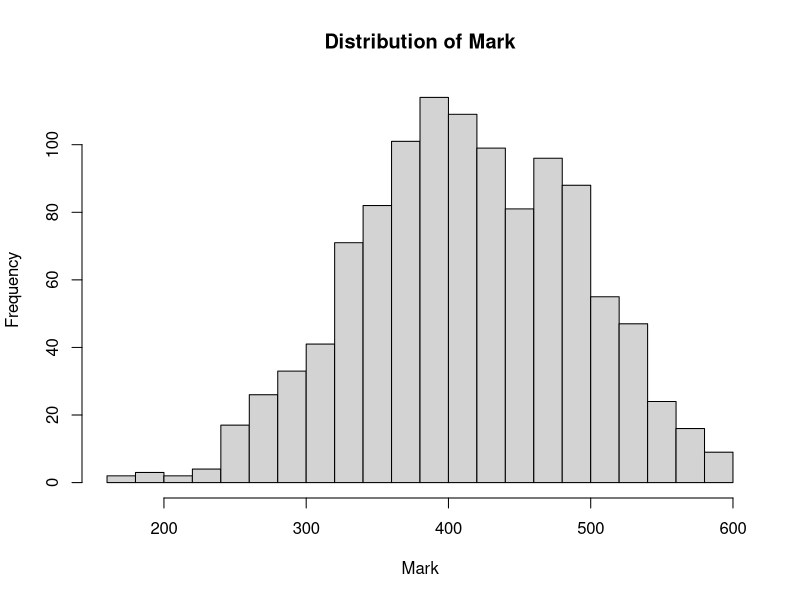

This figure's R source:
## ---- chunk 1
df <- read.csv("students_mark.csv", stringsAsFactors = FALSE)
head(df)
## ---- chunk 2
hist(df$Mark, breaks = seq(160, 600, 20),
     xlim = c(160,600), main = "Distribution of Mark", xlab = "Mark")
## ---- chunk 3
xbar <- mean(df$Mark)
sample_variance <- var(df$Mark)
sample_sd <- sd(df$Mark)
n <- nrow(df)
## ---- chunk 4
se <- sample_sd/sqrt(n)
se
## ---- chunk 5
zlower <- qnorm(0.025)
zlower
## ---- chunk 6
zupper <- qnorm(0.975)
zupper
## ---- chunk 7
lower_mean <- xbar + (zlower)*(se)
lower_mean
## ---- chunk 8
upper_mean <- xbar + (zupper)*(se)
upper_mean
## ---- chunk 9
xlower <- qchisq(0.025, df = 1119)
xlower
## ---- chunk 10
xupper <- qchisq(0.975, df = n - 1)
xupper
## ---- chunk 11
population_var_lower <- ((n - 1) * sample_variance)/xupper
population_var_lower
## ---- chunk 12
population_var_upper <- ((n - 1) * sample_variance)/xlower
population_var_upper
## ---- chunk 13
mu0 <- 413
n <- 100 # sample size
xbar <- 403
sample_sd <- 75
alpha <- 0.05
## ---- chunk 14
se <- sample_sd/sqrt(n)  # se is sample sd
zcrit <- (xbar - mu0)/se
zcrit
## ---- chunk 15
p_value <- pnorm(zcrit)
p_value
## ---- chunk 16
p_value > alpha
## ---- chunk 17
mu0 <- 16.3
n <- 35   # sample size
alpha <- 0.05
xbar <- 15.7
sigma <- 2.7
## ---- chunk 18
se <- sigma/sqrt(n)
zcrit <- (xbar - mu0)/se
zcrit
## ---- chunk 19
z.half.alpha <- qnorm(1 - alpha/2)
c(-z.half.alpha, z.half.alpha)
## ---- chunk 20
df <- read.csv("students_mark.csv", stringsAsFactors = FALSE)
head(df)
## ---- chunk 21
school1 <- subset(df, SchoolID == "ST1S1", select = Mark)
school2 <- subset(df, SchoolID == "ST1S3", select = Mark)
n1 <- nrow(school1)
n2 <- nrow(school2)
## ---- chunk 22
mean_school1 <- mean(school1$Mark)
mean_school2 <- mean(school2$Mark)
sd_school1 <- sd(school1$Mark)
sd_school2 <- sd(school2$Mark)
## ---- chunk 23
population_mean_diff <- mean_school1 - mean_school2
population_mean_diff
## ---- chunk 24
var_school1 <- var(school1$Mark)
var_school2 <- var(school2$Mark)
var_ratio <- var_school1/var_school2
var_ratio
## ---- chunk 25

sp <- sqrt(((n1 - 1) * sd_school1^2 + (n2 - 1) * sd_school2^2) / (n1 + n2 - 2))   
se <- sp*sqrt((1/n1) + (1/n2))
## ---- chunk 26
d_f <- n1 + n2 - 2  # Degrees of freedom
d_f
## ---- chunk 27
tcritical <- qt(0.975, 38)
tcritical
## ---- chunk 28
p1 <- population_mean_diff - (tcritical * se)
p2 <- population_mean_diff + (tcritical * se)
c(p1, p2)
## ---- chunk 29
se 
## ---- chunk 30
test_statistic <- ((mean_school1 - mean_school2) - 0)/(se)
test_statistic
## ---- chunk 31
tcritical <- qt(0.975, df = 38)
tcritical
## ---- chunk 32
# Acceptance region
c(-tcritical, tcritical)
